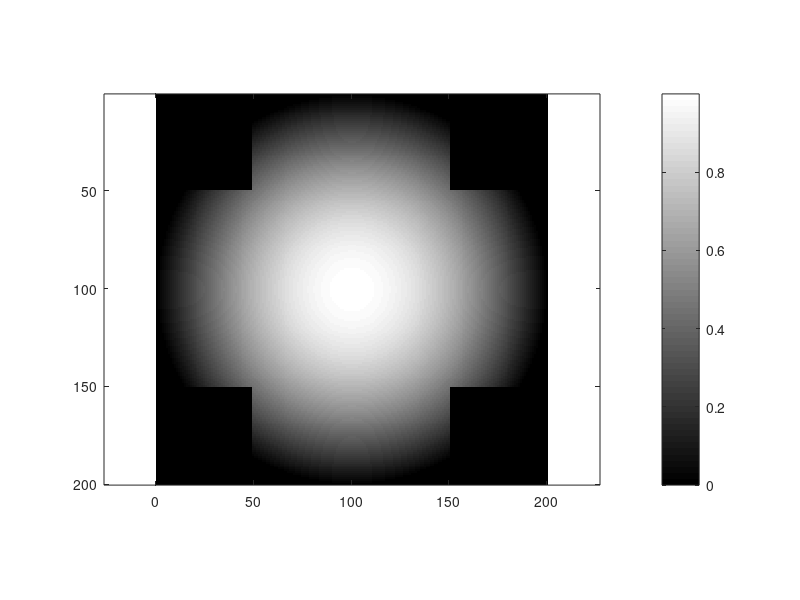
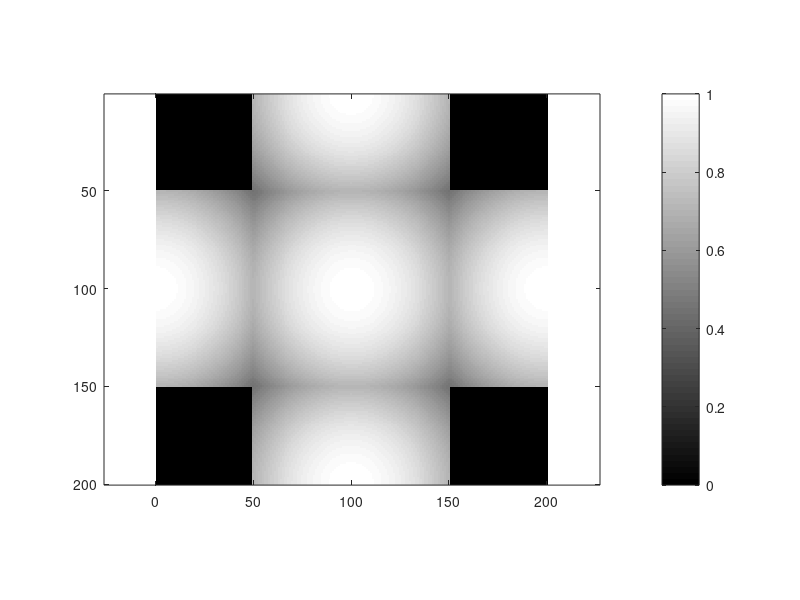
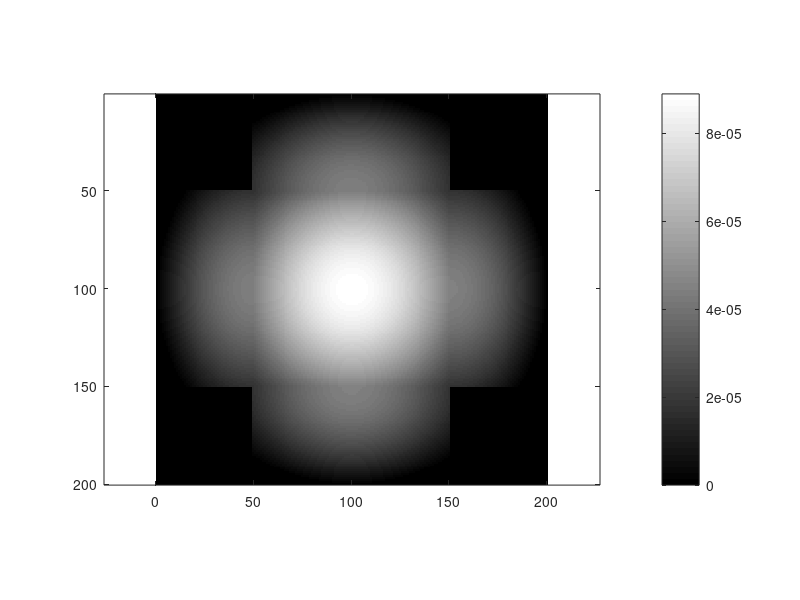

Write the MATLAB code that produced these figures, in order.
% Constructing a multiplier map for the hemicube radiosity approach
% Author: Max Gulde
% Last Update: 2018-05-31

clear
clc

% Parameters
p_HemiCubeSize = 100;

% Secondary
p_MapSize = p_HemiCubeSize * 2;
p_CutOutSize = p_HemiCubeSize / 2;
p_Center = [p_HemiCubeSize p_HemiCubeSize] + 0.5;

%% Create Lambertian mask
Lambert = zeros(p_MapSize, p_MapSize);
for ii = 1:p_MapSize * p_MapSize
    xx = mod(ii,p_MapSize);
    yy = floor(ii/p_MapSize);
    if (xx < p_CutOutSize && yy < p_CutOutSize)
        continue;
    end
    if (xx < p_CutOutSize && yy > p_CutOutSize + p_HemiCubeSize)
        continue;
    end
    if (xx > p_CutOutSize + p_HemiCubeSize && yy < p_CutOutSize)
        continue;
    end
    if (xx > p_CutOutSize + p_HemiCubeSize && yy > p_CutOutSize + p_HemiCubeSize)
        continue;
    end        
    % Distance to center
    ToCenter = abs(p_Center - [xx yy]);
    AngleC = norm(ToCenter) / p_HemiCubeSize  * pi/2;
    if (AngleC > pi/2)
        continue;
    end
    Lambert(xx,yy) = cos(AngleC);
end

figure(1);
imagesc(Lambert);
axis equal;
colormap gray;
colorbar

%% Create Shape compensation mask
Shape = zeros(p_MapSize, p_MapSize);
for ii = 1:p_MapSize * p_MapSize
    xx = mod(ii,p_MapSize) + 1;
    yy = floor(ii/p_MapSize) + 1;
    if (xx < p_CutOutSize && yy < p_CutOutSize)
        continue;
    end
    if (xx < p_CutOutSize && yy > p_CutOutSize + p_HemiCubeSize)
        continue;
    end
    if (xx > p_CutOutSize + p_HemiCubeSize && yy < p_CutOutSize)
        continue;
    end
    if (xx > p_CutOutSize + p_HemiCubeSize && yy > p_CutOutSize + p_HemiCubeSize)
        continue;
    end        
    % Distances
    ToCenter = (p_Center - [xx yy]);
    ToBorderL = ([0 p_HemiCubeSize] - [xx yy]);
    ToBorderR = ([p_MapSize p_HemiCubeSize] - [xx yy]);
    ToBorderU = ([p_HemiCubeSize 0] - [xx yy]);
    ToBorderD = ([p_HemiCubeSize p_MapSize] - [xx yy]);
    % Angles
    AngleC = norm(ToCenter) / p_HemiCubeSize * pi/2;
    AngleL = norm(ToBorderL) / p_HemiCubeSize * pi/2;
    AngleR = norm(ToBorderR) / p_HemiCubeSize * pi/2;
    AngleU = norm(ToBorderU) / p_HemiCubeSize * pi/2;
    AngleD = norm(ToBorderD) / p_HemiCubeSize * pi/2;
    Angle = min([AngleC AngleL AngleR AngleU AngleD]);
    if (Angle > pi/2)
        continue;
    end
    Shape(xx,yy) = cos(Angle);
end

figure(2);
imagesc(Shape);
axis equal;
colormap gray;
colorbar

%% Multiply and normalize the two maps

Map = Shape .* Lambert;
N = sum(sum(Map));
Map = Map / N;

figure(3);
imagesc(Map);
axis equal;
colormap gray;
colorbar


% %% Check
% Line1 = Lambert(100,:);
% Line2 = Lambert(:,100);
% x = 1:p_MapSize;
% y = cos(x/p_HemiCubeSize * pi/2 - pi/2);
% 
% figure(3);
% plot(Line1,'bx');
% hold on;
% plot(Line2,'g.');
% plot(x,y,'r-');
% hold off
